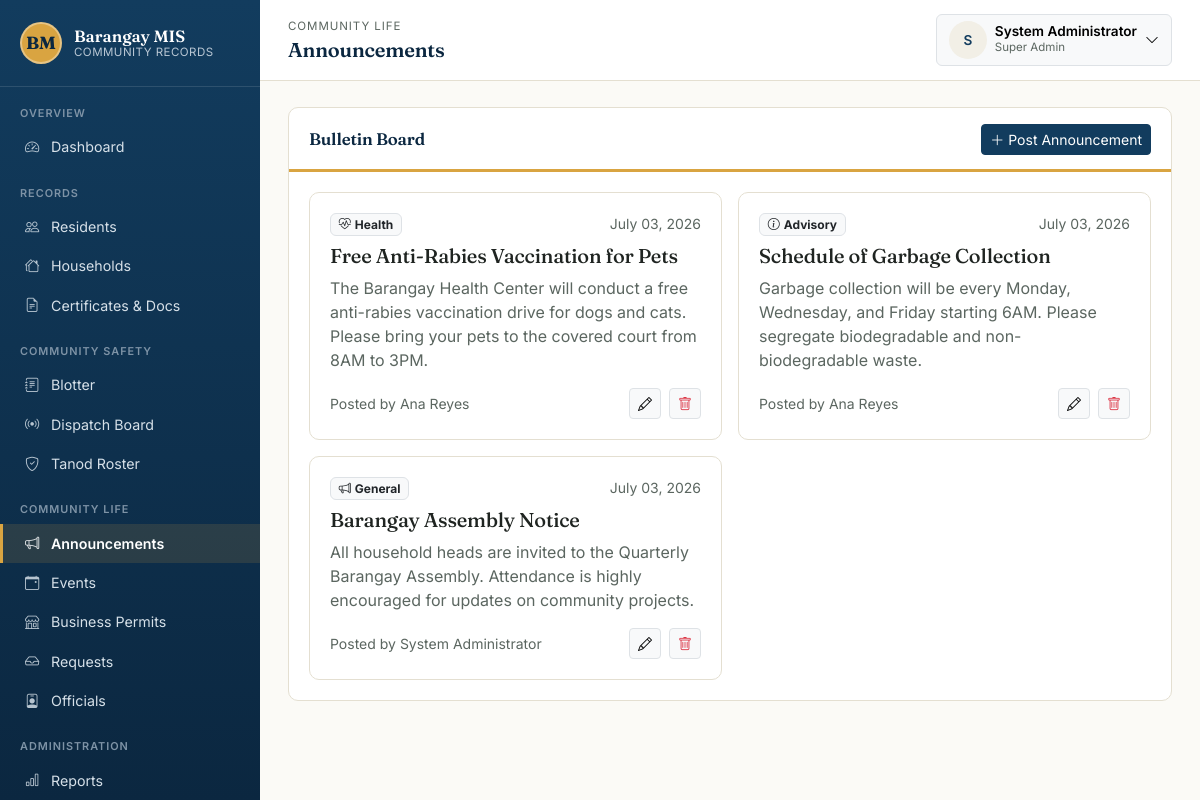
Screenshot of /modules/announcements/list.php (signed in) with the database file from the repository.
### tables this page shows
CREATE TABLE announcements (
    id            INT AUTO_INCREMENT PRIMARY KEY,
    title         VARCHAR(200) NOT NULL,
    content       TEXT,
    image         VARCHAR(255),
    category      ENUM('Event','Advisory','Health','Emergency','General') NOT NULL DEFAULT 'General',
    posted_by     INT NULL,
    created_at    TIMESTAMP NOT NULL DEFAULT CURRENT_TIMESTAMP,
    FOREIGN KEY (posted_by) REFERENCES users(id) ON DELETE SET NULL
);

CREATE TABLE users (
    id            INT AUTO_INCREMENT PRIMARY KEY,
    username      VARCHAR(50)  NOT NULL UNIQUE,
    password      VARCHAR(255) NOT NULL,
    full_name     VARCHAR(150) NOT NULL,
    role          ENUM('super_admin','captain','secretary','staff','tanod') NOT NULL DEFAULT 'staff',
    status        ENUM('active','inactive') NOT NULL DEFAULT 'active',
    created_at    TIMESTAMP NOT NULL DEFAULT CURRENT_TIMESTAMP
);

### includes/auth.php (called while the page is built, shortened)
<?php
function current_role(): string
{
    return $_SESSION['role'] ?? '';
}

### includes/functions.php (called while the page is built, shortened)
<?php
function clean(?string $value): string
{
    return htmlspecialchars(trim($value ?? ''), ENT_QUOTES, 'UTF-8');
}
function format_date(?string $date, string $format = 'F d, Y'): string
{
    try {
        return (new DateTime($date))->format($format);
    } catch (Exception) {
        return '—';
    }
}

### modules/announcements/list.php (the view, shortened to what this page needs)
<?php
require_once __DIR__ . '/../../config.php';
require_once __DIR__ . '/../../includes/auth.php';
require_once __DIR__ . '/../../includes/functions.php';
$canManage = in_array(current_role(), STAFF_ROLES, true);
$announcements = $pdo->query(
    "SELECT a.*, u.full_name AS posted_by_name FROM announcements a LEFT JOIN users u ON u.id = a.posted_by ORDER BY a.created_at DESC"
)->fetchAll();
$categoryIcon = [
    'Event' => 'bi-calendar-event', 'Advisory' => 'bi-info-circle', 'Health' => 'bi-heart-pulse',
    'Emergency' => 'bi-exclamation-triangle', 'General' => 'bi-megaphone',
];
require_once __DIR__ . '/../../includes/header.php';
?>
<div class="panel">
    <div class="panel-header">
        <h2>Bulletin Board</h2>
        <?php if ($canManage): ?>
        <a href="<?= BASE_URL ?>/modules/announcements/form.php" class="btn btn-primary btn-sm"><i class="bi bi-plus-lg me-1"></i>Post Announcement</a>
        <?php endif; ?>
    </div>
    <div class="panel-body">
        <?php if (empty($announcements)): ?>
            <div class="empty-state"><i class="bi bi-megaphone"></i>No announcements posted yet.</div>
        <?php else: ?>
        <div class="row g-3">
            <?php foreach ($announcements as $a): ?>
            <div class="col-md-6">
                <div class="panel h-100 mb-0">
                    <div class="panel-body">
                        <div class="d-flex justify-content-between align-items-start mb-2">
                            <span class="badge bg-light text-dark border"><i class="bi <?= $categoryIcon[$a['category']] ?? 'bi-megaphone' ?> me-1"></i><?= clean($a['category']) ?></span>
                            <span class="text-soft small"><?= format_date($a['created_at']) ?></span>
                        </div>
                        <h3 class="h5"><?= clean($a['title']) ?></h3>
                        <p class="text-soft" style="white-space:pre-wrap;"><?= clean($a['content']) ?></p>
                        <div class="d-flex justify-content-between align-items-center">
                            <span class="text-soft small">Posted by <?= clean($a['posted_by_name'] ?? 'Barangay Office') ?></span>
                            <?php if ($canManage): ?>
                            <div class="d-flex gap-2">
                                <a href="<?= BASE_URL ?>/modules/announcements/form.php?id=<?= (int)$a['id'] ?>" class="btn btn-sm btn-light border"><i class="bi bi-pencil"></i></a>
                                <form method="post" action="<?= BASE_URL ?>/modules/announcements/delete.php" data-confirm="Delete this announcement?">
                                    <button type="submit" class="btn btn-sm btn-light border text-danger"><i class="bi bi-trash"></i></button>
                                </form>
                            </div>
                            <?php endif; ?>
                        </div>
                    </div>
                </div>
            </div>
            <?php endforeach; ?>
        </div>
        <?php endif; ?>
    </div>
</div>
<?php require_once __DIR__ . '/../../includes/footer.php'; ?>

### assets/css/style.css (style rules this page uses)
:root { --bagong-blue: #123C5E; --bagong-blue-dark: #0B2740; --bagong-blue-light: #1E5583; --paper: #FBFAF6; --paper-dim: #F2EFE6; --palay-gold: #D9A441; --palay-gold-dark: #B9832F; --adobe: #C1502E; --talahib: #4C7A5E; --ink: #1F2421; --ink-soft: #5B6660; --hairline: #E4DFD1; --font-display: 'Fraunces', Georgia, serif; --font-body: 'Inter', -apple-system, Segoe UI, Roboto, sans-serif; --font-mono: 'JetBrains Mono', SFMono-Regular, Menlo, monospace; --bs-primary: var(--bagong-blue); --bs-body-font-family: var(--font-body); --bs-body-color: var(--ink); --bs-body-bg: var(--paper); }
* { box-sizing: border-box; }
body { background: var(--paper); color: var(--ink); font-family: var(--font-body); }
h1, h2, h3, h4, .display-font { font-family: var(--font-display); font-weight: 600; letter-spacing: -0.01em; color: var(--bagong-blue-dark); }
a { color: var(--bagong-blue); }
.panel { background: #fff; border: 1px solid var(--hairline); border-radius: 10px; margin-bottom: 22px; overflow: hidden; }
.panel-header { display: flex; align-items: center; justify-content: space-between; gap: 12px; padding: 16px 20px 14px; border-bottom: 3px solid var(--palay-gold); flex-wrap: wrap; }
.panel-header h2, .panel-header h3 { margin: 0; font-size: 1.05rem; }
.panel-body { padding: 20px; }
.btn-primary { background: var(--bagong-blue); border-color: var(--bagong-blue); }
.text-soft { color: var(--ink-soft); }

### rows the page displays
announcements: category "Health", created_at "July 03, 2026", title "Free Anti-Rabies Vaccination for Pets", content "The Barangay Health Center will conduct a free anti-rabies vaccination drive for dogs and cats. Please bring your pets to the covered court from 8AM to 3PM.", posted_by.full_name "Ana Reyes"
announcements: category "Advisory", created_at "July 03, 2026", title "Schedule of Garbage Collection", content "Garbage collection will be every Monday, Wednesday, and Friday starting 6AM. Please segregate biodegradable and non-biodegradable waste.", posted_by.full_name "Ana Reyes"
announcements: category "General", created_at "July 03, 2026", title "Barangay Assembly Notice", content "All household heads are invited to the Quarterly Barangay Assembly. Attendance is highly encouraged for updates on community projects.", posted_by.full_name "System Administrator"

### other values shown
$label "Dashboard Residents Households Certificates & Docs Blotter Dispatch Board Tanod Roster Announcements Events Business Permits Requests Officials Reports"
$breadcrumbEyebrow "COMMUNITY LIFE"
$pageTitle "Announcements"
mb_strtoupper(mb_substr(current_full_name() ?: '?', 0, 1)) "S"
current_full_name() "System Administrator"
role_label(current_role()) "Super Admin"
